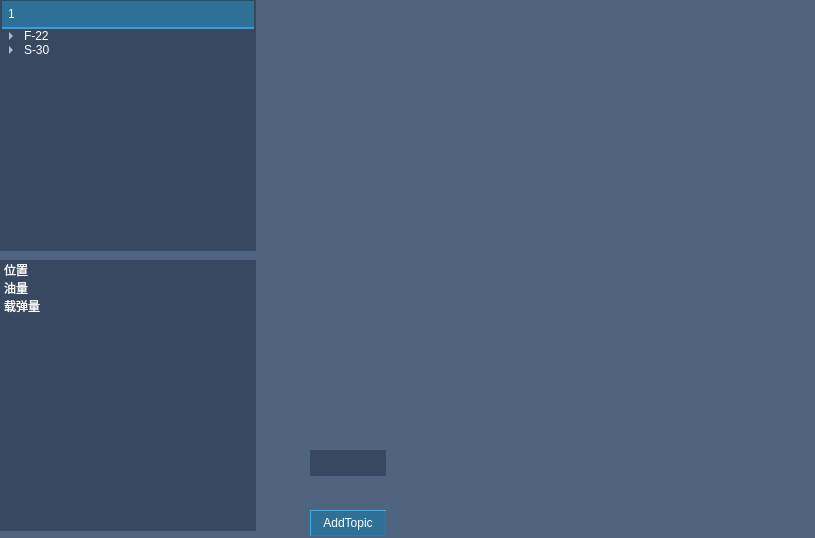
<?xml version="1.0" encoding="UTF-8"?>
<ui version="4.0">
 <class>Form</class>
 <widget class="QWidget" name="Form">
  <property name="geometry">
   <rect>
    <x>0</x>
    <y>0</y>
    <width>815</width>
    <height>538</height>
   </rect>
  </property>
  <property name="windowTitle">
   <string>Form</string>
  </property>
  <property name="styleSheet">
   <string notr="true">QWidget{
	color:#ffffff;
	background-color:#4f647f;
}</string>
  </property>
  <widget class="QTreeWidget" name="treeWidget">
   <property name="geometry">
    <rect>
     <x>0</x>
     <y>0</y>
     <width>256</width>
     <height>251</height>
    </rect>
   </property>
   <property name="styleSheet">
    <string notr="true">QTreeWidget{
	background-color:#384861;
	color:#ffffff;
	border:1px solid #384861;
}

QHeaderView::section{
	color:#ffffff;
	background-color:#2f7196;
	border:0px;
	padding-left:6px;
	border-left:1px solid #384861;
	border-right:1px solid #384861;
	border-bottom:2px solid #2ba3e7;
	height:26px;
}

QTreeWidget::branch:closed:has-children {
	image: url(:/images/TreeWidget_defult.png);
}

QTreeWidget::branch:open {
	image: url(:/images/TreeWidget_pressed.png);
}

QTreeWidget::item:hover{
	background-color:#2887f1;

}

QTreeWidget::item:selected{
	color:white;
	background-color:#71601b;
}

QScrollBar:horizontal{
	background-color:#435770;
	height:12px;
}

QScrollBar::handle:horizontal{
	margin:2px;
	background-color:#384861;
}

QScrollBar::add-line:horizontal{
	width:8px;
	height:8px;
	background-color:transparent;
	subcontrol-position:right;
}

QScrollBar::sub-line:horizontal{
	width:8px;
	height:8px;
	background-color:transparent;
	subcontrol-position:left;
}

QScrollBar:vertical{
	background-color:#435770;
	width:12px;
}

QScrollBar::add-page:horizontal{
	background:transparent;
}

QScrollBar::sub-page:horizontal{
	background:transparent;
}

QScrollBar::add-page:vertical{
	background:transparent;
}

QScrollBar::sub-page:vertical{
	background:transparent;
}

QScrollBar::handle:vertical{
	margin:2px;
	background-color:#384861;
}

QScrollBar::add-line:vertical{
	width:8px;
	height:8px;
	background-color:transparent;
	subcontrol-position:bottom;
}

QScrollBar::sub-line:vertical{
	width:8px;
	height:8px;
	background-color:transparent;
	subcontrol-position:top;
}</string>
   </property>
   <column>
    <property name="text">
     <string>1</string>
    </property>
   </column>
   <item>
    <property name="text">
     <string>F-22</string>
    </property>
    <item>
     <property name="text">
      <string>New Subitem</string>
     </property>
    </item>
   </item>
   <item>
    <property name="text">
     <string>S-30</string>
    </property>
    <item>
     <property name="text">
      <string>New Subitem</string>
     </property>
    </item>
   </item>
  </widget>
  <widget class="QListWidget" name="listWidget">
   <property name="geometry">
    <rect>
     <x>0</x>
     <y>260</y>
     <width>256</width>
     <height>271</height>
    </rect>
   </property>
   <property name="styleSheet">
    <string notr="true">QListWidget{
	background-color:#384861;
	color:#ffffff;
	border:1px solid #384861;
}


QListWidget::item:hover{
	background-color:#2887f1;

}

QListWidget::item:selected{
	color:white;
	background-color:#71601b;
}

QScrollBar:horizontal{
	background-color:#435770;
	height:12px;
}

QScrollBar::handle:horizontal{
	margin:2px;
	background-color:#384861;
}

QScrollBar::add-line:horizontal{
	width:8px;
	height:8px;
	background-color:transparent;
	subcontrol-position:right;
}

QScrollBar::sub-line:horizontal{
	width:8px;
	height:8px;
	background-color:transparent;
	subcontrol-position:left;
}

QScrollBar:vertical{
	background-color:#435770;
	width:12px;
}

QScrollBar::add-page:horizontal{
	background:transparent;
}

QScrollBar::sub-page:horizontal{
	background:transparent;
}

QScrollBar::add-page:vertical{
	background:transparent;
}

QScrollBar::sub-page:vertical{
	background:transparent;
}

QScrollBar::handle:vertical{
	margin:2px;
	background-color:#384861;
}

QScrollBar::add-line:vertical{
	width:8px;
	height:8px;
	background-color:transparent;
	subcontrol-position:bottom;
}

QScrollBar::sub-line:vertical{
	width:8px;
	height:8px;
	background-color:transparent;
	subcontrol-position:top;
}</string>
   </property>
   <item>
    <property name="text">
     <string>位置</string>
    </property>
   </item>
   <item>
    <property name="text">
     <string>油量</string>
    </property>
   </item>
   <item>
    <property name="text">
     <string>载弹量</string>
    </property>
   </item>
  </widget>
  <widget class="QPushButton" name="pushButton">
   <property name="geometry">
    <rect>
     <x>310</x>
     <y>510</y>
     <width>76</width>
     <height>26</height>
    </rect>
   </property>
   <property name="minimumSize">
    <size>
     <width>76</width>
     <height>26</height>
    </size>
   </property>
   <property name="styleSheet">
    <string notr="true">QPushButton{
	color:#ffffff;
	background-color:#2f7196;
	border-top:1px solid #44aeea;
	border-left:1px solid #44aeea;
	border-bottom:1px solid #217cb1;
	border-right:1px solid #217cb1;
}

QPushButton:hover{
	color:#ffffff;
	background-color:#0f8dc8;
}

QPushButton:pressed{
	color:#ffffff;
	background-color:#256081;
	border:1px solid #44aeea;	
}</string>
   </property>
   <property name="text">
    <string>AddTopic</string>
   </property>
  </widget>
  <widget class="QLineEdit" name="lineEdit">
   <property name="geometry">
    <rect>
     <x>310</x>
     <y>450</y>
     <width>76</width>
     <height>26</height>
    </rect>
   </property>
   <property name="minimumSize">
    <size>
     <width>76</width>
     <height>26</height>
    </size>
   </property>
   <property name="styleSheet">
    <string notr="true">QLineEdit{
	color:#ffffff;
	background-color:#384861;
	border:0px;
}

QLineEdit:hover{
	color:#ffffff;
	background-color:#384861;
	border:1px solid #2ba3e7;
}</string>
   </property>
  </widget>
 </widget>
 <resources>
  <include location="ui.qrc"/>
 </resources>
 <connections/>
</ui>
